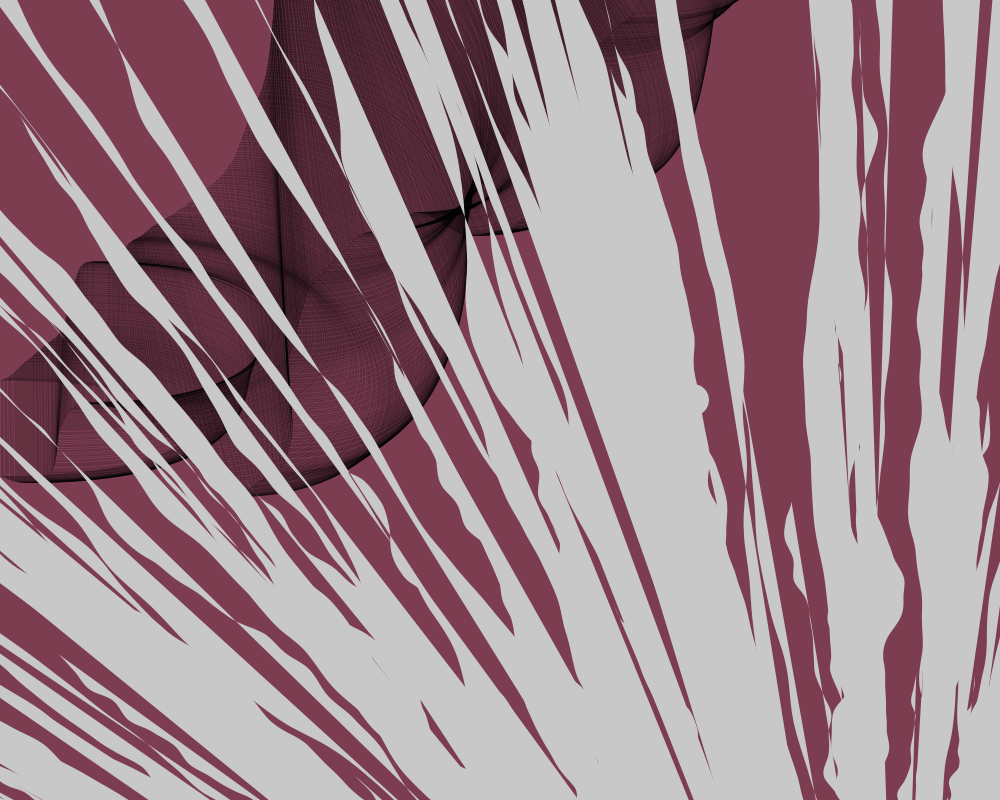
Frame 1 (no input)
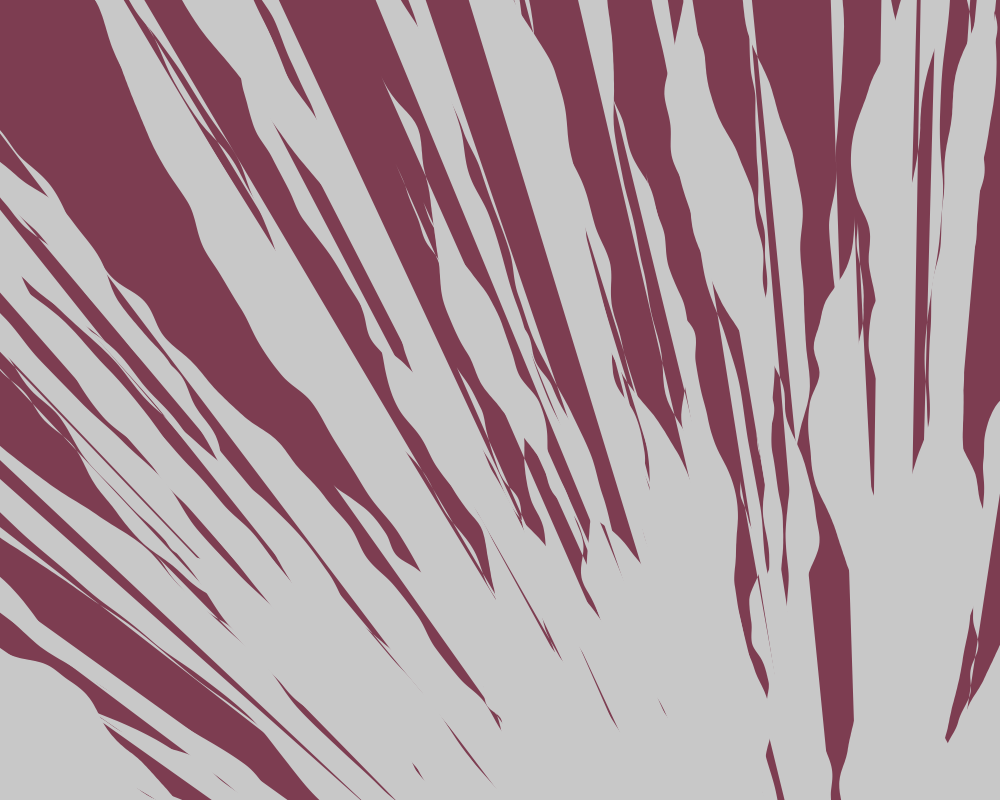
Frame 60 (the mouse pressed at the canvas centre just before this capture)
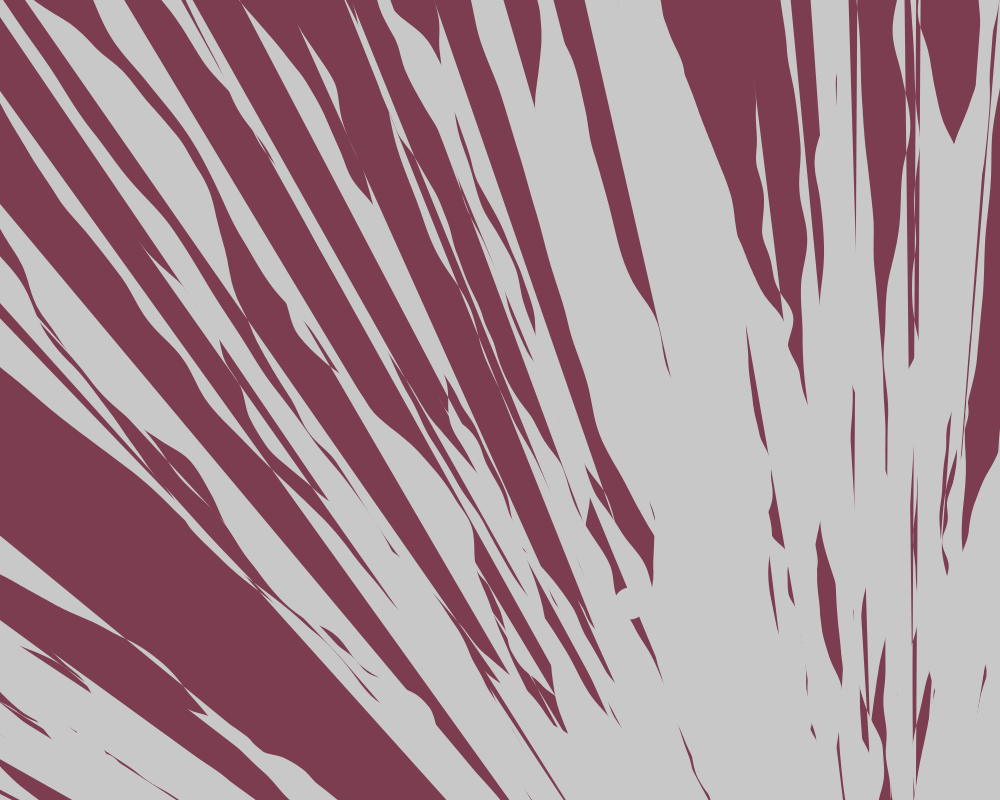
Frame 120 (the mouse held since frame 60 and released just before this capture)

The Processing sketch that drew these frames (run headless with seeded random() and noise(); from frame 60 on, the mouse is pressed at the canvas centre):

// Processing sketch: processing_170015
// ── processing_170015.pde

float r;


float theta;
float theta_vel;
float theta_acc;
float x,x2,y,y2;

void setup() {
  size(1000, 800);
  
  
  r = height * 0.45;
  theta = 0;
  theta_vel = random(5);
  theta_acc = random(4);
   x = 0;
  x2 = 0;
  y = random(height/2);
  y2 = y+random(height/2);
}

void draw() {
  
  background(125,61,81);
  
  stroke(0,50);
noFill();
for(int i = 0;i <1500;i++)
{
 x+=noise(x*.01)*4-1;
 x2+=noise(x2*.01,y2*.01)*4-1;
y+=noise( x*.01,y*.01)*8-4;
y2+=noise(x2*.01,y2*.01)*8-4;
line(x,y,x2,y2);
 bezier(x,y,  x+250,y,  x2+250, y2,x2,y2); 
}

  
  translate(width/3, height/2);
  

  float x = r * cos(theta);
  float y = r * sin(theta);
  
  
  ellipseMode(CENTER);
  noStroke();
  fill(200);
  ellipse(x, y, 32, 32);
  
  
  theta_vel += theta_acc;
  theta += theta_vel;

for (int j=0; j<500; j++)
  {
    pushMatrix();
    translate(width/2, height/0.9);
    float l =random(.5,5);
    rotate (random(180));
    
    beginShape();
      for (int i=0; i<500; i++)
      {
        float n= noise (i*.01, j)*110;
        vertex ( i*l, n);
      }
      
      endShape();
      
      popMatrix();
      
  }

}
